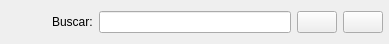
<?xml version="1.0" encoding="UTF-8"?>
<ui version="4.0">
 <class>SearchWidget</class>
 <widget class="QWidget" name="SearchWidget">
  <property name="geometry">
   <rect>
    <x>0</x>
    <y>0</y>
    <width>389</width>
    <height>44</height>
   </rect>
  </property>
  <property name="sizePolicy">
   <sizepolicy hsizetype="Preferred" vsizetype="Fixed">
    <horstretch>0</horstretch>
    <verstretch>0</verstretch>
   </sizepolicy>
  </property>
  <property name="windowTitle">
   <string>Form</string>
  </property>
  <layout class="QHBoxLayout" name="horizontalLayout">
   <property name="leftMargin">
    <number>6</number>
   </property>
   <property name="topMargin">
    <number>0</number>
   </property>
   <property name="rightMargin">
    <number>6</number>
   </property>
   <property name="bottomMargin">
    <number>0</number>
   </property>
   <item>
    <widget class="QPushButton" name="pushButtonClose">
     <property name="sizePolicy">
      <sizepolicy hsizetype="Preferred" vsizetype="Preferred">
       <horstretch>0</horstretch>
       <verstretch>0</verstretch>
      </sizepolicy>
     </property>
     <property name="baseSize">
      <size>
       <width>0</width>
       <height>0</height>
      </size>
     </property>
     <property name="text">
      <string/>
     </property>
     <property name="icon">
      <iconset>
       <normalon>:/iconos/16x16/dialog-close.png</normalon>
      </iconset>
     </property>
     <property name="iconSize">
      <size>
       <width>16</width>
       <height>16</height>
      </size>
     </property>
     <property name="autoDefault">
      <bool>false</bool>
     </property>
     <property name="default">
      <bool>false</bool>
     </property>
     <property name="flat">
      <bool>true</bool>
     </property>
    </widget>
   </item>
   <item>
    <widget class="QLabel" name="label">
     <property name="sizePolicy">
      <sizepolicy hsizetype="Preferred" vsizetype="Fixed">
       <horstretch>0</horstretch>
       <verstretch>0</verstretch>
      </sizepolicy>
     </property>
     <property name="text">
      <string>Buscar:</string>
     </property>
    </widget>
   </item>
   <item>
    <widget class="QLineEdit" name="lineEdit"/>
   </item>
   <item>
    <widget class="QPushButton" name="pushButtonNext">
     <property name="text">
      <string/>
     </property>
     <property name="icon">
      <iconset>
       <normalon>:/iconos/16x16/go-down-search.png</normalon>
      </iconset>
     </property>
    </widget>
   </item>
   <item>
    <widget class="QPushButton" name="pushButtonPrevious">
     <property name="text">
      <string/>
     </property>
     <property name="icon">
      <iconset>
       <normalon>:/iconos/16x16/go-up-search.png</normalon>
      </iconset>
     </property>
    </widget>
   </item>
  </layout>
 </widget>
 <resources/>
 <connections/>
</ui>
